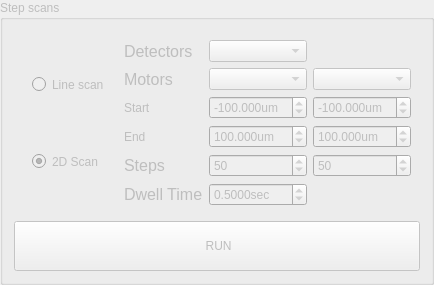
           <widget class="QGroupBox" name="groupBox_17">
            <property name="enabled">
             <bool>false</bool>
            </property>
            <property name="title">
             <string>Step scans</string>
            </property>
            <layout class="QGridLayout" name="gridLayout_143">
             <item row="0" column="0">
              <widget class="QFrame" name="frame_18">
               <property name="sizePolicy">
                <sizepolicy hsizetype="Preferred" vsizetype="Preferred">
                 <horstretch>0</horstretch>
                 <verstretch>0</verstretch>
                </sizepolicy>
               </property>
               <property name="styleSheet">
                <string notr="true"/>
               </property>
               <layout class="QGridLayout" name="gridLayout_108">
                <item row="3" column="2">
                 <widget class="QDoubleSpinBox" name="x_step_end">
                  <property name="sizePolicy">
                   <sizepolicy hsizetype="Preferred" vsizetype="Preferred">
                    <horstretch>0</horstretch>
                    <verstretch>0</verstretch>
                   </sizepolicy>
                  </property>
                  <property name="toolTip">
                   <string>scan range entry</string>
                  </property>
                  <property name="suffix">
                   <string notr="true">um</string>
                  </property>
                  <property name="decimals">
                   <number>3</number>
                  </property>
                  <property name="minimum">
                   <double>-5000.000000000000000</double>
                  </property>
                  <property name="maximum">
                   <double>5000.000000000000000</double>
                  </property>
                  <property name="singleStep">
                   <double>100.000000000000000</double>
                  </property>
                  <property name="value">
                   <double>100.000000000000000</double>
                  </property>
                 </widget>
                </item>
                <item row="4" column="2">
                 <widget class="QSpinBox" name="x_step_2">
                  <property name="sizePolicy">
                   <sizepolicy hsizetype="Preferred" vsizetype="Preferred">
                    <horstretch>0</horstretch>
                    <verstretch>0</verstretch>
                   </sizepolicy>
                  </property>
                  <property name="toolTip">
                   <string>first motor steps</string>
                  </property>
                  <property name="minimum">
                   <number>1</number>
                  </property>
                  <property name="maximum">
                   <number>10000</number>
                  </property>
                  <property name="singleStep">
                   <number>10</number>
                  </property>
                  <property name="value">
                   <number>50</number>
                  </property>
                 </widget>
                </item>
                <item row="3" column="1">
                 <widget class="QLabel" name="label_95">
                  <property name="text">
                   <string>End</string>
                  </property>
                 </widget>
                </item>
                <item row="0" column="1">
                 <widget class="QLabel" name="label_92">
                  <property name="sizePolicy">
                   <sizepolicy hsizetype="Preferred" vsizetype="Preferred">
                    <horstretch>0</horstretch>
                    <verstretch>0</verstretch>
                   </sizepolicy>
                  </property>
                  <property name="font">
                   <font>
                    <family>Segoe UI</family>
                    <pointsize>12</pointsize>
                    <italic>false</italic>
                    <bold>false</bold>
                   </font>
                  </property>
                  <property name="text">
                   <string>Detectors</string>
                  </property>
                 </widget>
                </item>
                <item row="5" column="2">
                 <widget class="QDoubleSpinBox" name="dwell_2">
                  <property name="sizePolicy">
                   <sizepolicy hsizetype="Preferred" vsizetype="Preferred">
                    <horstretch>0</horstretch>
                    <verstretch>0</verstretch>
                   </sizepolicy>
                  </property>
                  <property name="toolTip">
                   <string>exposure time per point</string>
                  </property>
                  <property name="prefix">
                   <string/>
                  </property>
                  <property name="suffix">
                   <string notr="true">sec</string>
                  </property>
                  <property name="decimals">
                   <number>4</number>
                  </property>
                  <property name="minimum">
                   <double>0.020000000000000</double>
                  </property>
                  <property name="maximum">
                   <double>100.000000000000000</double>
                  </property>
                  <property name="singleStep">
                   <double>0.100000000000000</double>
                  </property>
                  <property name="value">
                   <double>0.500000000000000</double>
                  </property>
                 </widget>
                </item>
                <item row="5" column="1">
                 <widget class="QLabel" name="label_165">
                  <property name="sizePolicy">
                   <sizepolicy hsizetype="Preferred" vsizetype="Preferred">
                    <horstretch>0</horstretch>
                    <verstretch>0</verstretch>
                   </sizepolicy>
                  </property>
                  <property name="font">
                   <font>
                    <family>Segoe UI</family>
                    <pointsize>12</pointsize>
                    <italic>false</italic>
                    <bold>false</bold>
                   </font>
                  </property>
                  <property name="text">
                   <string>Dwell Time</string>
                  </property>
                  <property name="textFormat">
                   <enum>Qt::PlainText</enum>
                  </property>
                  <property name="scaledContents">
                   <bool>false</bool>
                  </property>
                 </widget>
                </item>
                <item row="0" column="0" rowspan="6">
                 <widget class="QWidget" name="widget_3" native="true">
                  <property name="styleSheet">
                   <string notr="true">font: 14pt &quot;MS Shell Dlg 2&quot;;</string>
                  </property>
                  <layout class="QVBoxLayout" name="verticalLayout_11">
                   <item>
                    <widget class="QRadioButton" name="rb_step_1d">
                     <property name="sizePolicy">
                      <sizepolicy hsizetype="Preferred" vsizetype="Preferred">
                       <horstretch>0</horstretch>
                       <verstretch>0</verstretch>
                      </sizepolicy>
                     </property>
                     <property name="toolTip">
                      <string>select for line scan</string>
                     </property>
                     <property name="styleSheet">
                      <string notr="true"/>
                     </property>
                     <property name="text">
                      <string>Line scan</string>
                     </property>
                     <property name="autoExclusive">
                      <bool>true</bool>
                     </property>
                    </widget>
                   </item>
                   <item>
                    <widget class="QRadioButton" name="rb_step_2d">
                     <property name="sizePolicy">
                      <sizepolicy hsizetype="Preferred" vsizetype="Preferred">
                       <horstretch>0</horstretch>
                       <verstretch>0</verstretch>
                      </sizepolicy>
                     </property>
                     <property name="toolTip">
                      <string>select for 2D scan</string>
                     </property>
                     <property name="styleSheet">
                      <string notr="true"/>
                     </property>
                     <property name="text">
                      <string>2D Scan</string>
                     </property>
                     <property name="checked">
                      <bool>true</bool>
                     </property>
                     <property name="autoExclusive">
                      <bool>true</bool>
                     </property>
                    </widget>
                   </item>
                  </layout>
                 </widget>
                </item>
                <item row="3" column="3">
                 <widget class="QDoubleSpinBox" name="y_step_end">
                  <property name="sizePolicy">
                   <sizepolicy hsizetype="Preferred" vsizetype="Preferred">
                    <horstretch>0</horstretch>
                    <verstretch>0</verstretch>
                   </sizepolicy>
                  </property>
                  <property name="toolTip">
                   <string>scan range entry</string>
                  </property>
                  <property name="suffix">
                   <string notr="true">um</string>
                  </property>
                  <property name="decimals">
                   <number>3</number>
                  </property>
                  <property name="minimum">
                   <double>-5000.000000000000000</double>
                  </property>
                  <property name="maximum">
                   <double>5000.000000000000000</double>
                  </property>
                  <property name="singleStep">
                   <double>100.000000000000000</double>
                  </property>
                  <property name="stepType">
                   <enum>QAbstractSpinBox::DefaultStepType</enum>
                  </property>
                  <property name="value">
                   <double>100.000000000000000</double>
                  </property>
                 </widget>
                </item>
                <item row="1" column="1">
                 <widget class="QLabel" name="label_93">
                  <property name="sizePolicy">
                   <sizepolicy hsizetype="Preferred" vsizetype="Preferred">
                    <horstretch>0</horstretch>
                    <verstretch>0</verstretch>
                   </sizepolicy>
                  </property>
                  <property name="font">
                   <font>
                    <family>Segoe UI</family>
                    <pointsize>12</pointsize>
                    <italic>false</italic>
                    <bold>false</bold>
                   </font>
                  </property>
                  <property name="text">
                   <string>Motors</string>
                  </property>
                 </widget>
                </item>
                <item row="0" column="2">
                 <widget class="QComboBox" name="cb_step_dets">
                  <property name="sizePolicy">
                   <sizepolicy hsizetype="Preferred" vsizetype="Preferred">
                    <horstretch>0</horstretch>
                    <verstretch>0</verstretch>
                   </sizepolicy>
                  </property>
                  <property name="toolTip">
                   <string comment="choose the detector system"/>
                  </property>
                 </widget>
                </item>
                <item row="2" column="3">
                 <widget class="QDoubleSpinBox" name="y_step_start">
                  <property name="enabled">
                   <bool>false</bool>
                  </property>
                  <property name="sizePolicy">
                   <sizepolicy hsizetype="Preferred" vsizetype="Preferred">
                    <horstretch>0</horstretch>
                    <verstretch>0</verstretch>
                   </sizepolicy>
                  </property>
                  <property name="toolTip">
                   <string>scan range entry</string>
                  </property>
                  <property name="prefix">
                   <string notr="true"/>
                  </property>
                  <property name="suffix">
                   <string>um</string>
                  </property>
                  <property name="decimals">
                   <number>3</number>
                  </property>
                  <property name="minimum">
                   <double>-5000.000000000000000</double>
                  </property>
                  <property name="maximum">
                   <double>500.000000000000000</double>
                  </property>
                  <property name="singleStep">
                   <double>100.000000000000000</double>
                  </property>
                  <property name="value">
                   <double>-100.000000000000000</double>
                  </property>
                 </widget>
                </item>
                <item row="4" column="3">
                 <widget class="QSpinBox" name="y_step_2">
                  <property name="sizePolicy">
                   <sizepolicy hsizetype="Preferred" vsizetype="Preferred">
                    <horstretch>0</horstretch>
                    <verstretch>0</verstretch>
                   </sizepolicy>
                  </property>
                  <property name="toolTip">
                   <string>second motor steps</string>
                  </property>
                  <property name="minimum">
                   <number>1</number>
                  </property>
                  <property name="maximum">
                   <number>10000</number>
                  </property>
                  <property name="singleStep">
                   <number>10</number>
                  </property>
                  <property name="value">
                   <number>50</number>
                  </property>
                 </widget>
                </item>
                <item row="1" column="2">
                 <widget class="QComboBox" name="cb_step_motor1">
                  <property name="sizePolicy">
                   <sizepolicy hsizetype="Preferred" vsizetype="Preferred">
                    <horstretch>0</horstretch>
                    <verstretch>0</verstretch>
                   </sizepolicy>
                  </property>
                  <property name="toolTip">
                   <string>first motor to scan in 2D and Line scan motor</string>
                  </property>
                 </widget>
                </item>
                <item row="2" column="1">
                 <widget class="QLabel" name="label_94">
                  <property name="text">
                   <string>Start</string>
                  </property>
                 </widget>
                </item>
                <item row="4" column="1">
                 <widget class="QLabel" name="label_96">
                  <property name="sizePolicy">
                   <sizepolicy hsizetype="Preferred" vsizetype="Preferred">
                    <horstretch>0</horstretch>
                    <verstretch>0</verstretch>
                   </sizepolicy>
                  </property>
                  <property name="font">
                   <font>
                    <family>Segoe UI</family>
                    <pointsize>12</pointsize>
                    <italic>false</italic>
                    <bold>false</bold>
                   </font>
                  </property>
                  <property name="text">
                   <string>Steps</string>
                  </property>
                  <property name="textFormat">
                   <enum>Qt::PlainText</enum>
                  </property>
                  <property name="scaledContents">
                   <bool>false</bool>
                  </property>
                 </widget>
                </item>
                <item row="1" column="3">
                 <widget class="QComboBox" name="cb_step_motor2">
                  <property name="sizePolicy">
                   <sizepolicy hsizetype="Preferred" vsizetype="Preferred">
                    <horstretch>0</horstretch>
                    <verstretch>0</verstretch>
                   </sizepolicy>
                  </property>
                  <property name="toolTip">
                   <string>second motor in 2D</string>
                  </property>
                 </widget>
                </item>
                <item row="2" column="2">
                 <widget class="QDoubleSpinBox" name="x_step_start">
                  <property name="sizePolicy">
                   <sizepolicy hsizetype="Preferred" vsizetype="Preferred">
                    <horstretch>0</horstretch>
                    <verstretch>0</verstretch>
                   </sizepolicy>
                  </property>
                  <property name="toolTip">
                   <string>scan range entry</string>
                  </property>
                  <property name="prefix">
                   <string notr="true"/>
                  </property>
                  <property name="suffix">
                   <string>um</string>
                  </property>
                  <property name="decimals">
                   <number>3</number>
                  </property>
                  <property name="minimum">
                   <double>-5000.000000000000000</double>
                  </property>
                  <property name="maximum">
                   <double>5000.000000000000000</double>
                  </property>
                  <property name="singleStep">
                   <double>100.000000000000000</double>
                  </property>
                  <property name="value">
                   <double>-100.000000000000000</double>
                  </property>
                 </widget>
                </item>
               </layout>
              </widget>
             </item>
             <item row="1" column="0">
              <widget class="QPushButton" name="pushButton_4">
               <property name="text">
                <string>
 RUN 
</string>
               </property>
              </widget>
             </item>
            </layout>
           </widget>
